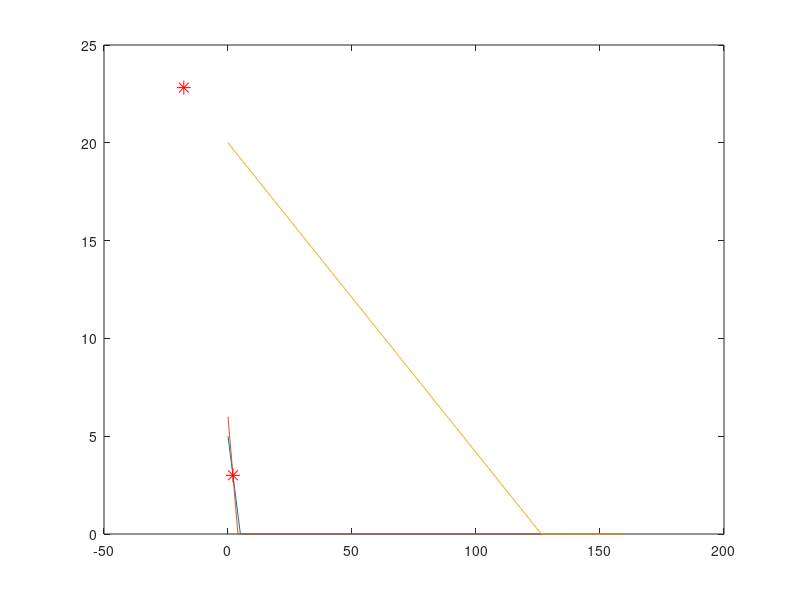

MATLAB code for this plot:
c1=@(x1,x2) x1+x2-5;
c2=@(x1,x2) 3*x1+2*x2-12;
c3=@(x1,x2) 0.475*x1+3*x2-60;
z=@(x1,x2) 6*x1+5*x2; % Objective function
A = [1 1; 3 2; 0.475 3];
B = [5;12;60]
 %PLOTTING GRAPH
X1=0:1:max(B)+100;
for i= 1:3
    X2=(B(i)-A(i,1).*X1)./A(i,2);
    X2=max(0,X2);
    plot(X1,X2)
    hold on
end
%FIND POINT OF INTERSECTION
sol=[];
for i=1:length(B)
A1=A(i,:);
B1=B(i,:);
for j=i+1:length(B)
    A2=A(j,:);
    B2=B(j,:);
    A3=[A1;A2];
    B3=[B1;B2];
    X=inv(A3)*B3;
    sol=[sol,X]
end
end
%FIND THE FEASIBLE REGION
FP=[];
Z=[];
for i=1:length(sol)
    PT1=sol(1,i); 
    PT2=sol(2,i); 
if (c1(PT1,PT2)<= 0  && c2(PT1,PT2)<= 0 && c3(PT1,PT2)<= 0)% && c4(PT1,PT2)<=0)
    FP =[FP sol(:,i)];
    plot(PT1,PT2,'*r',"markerSize",10);
      cost=z(PT1,PT2);
      Z=[Z cost];
end
end
FP=[];
Z=[];
[optimal_value,index]= max(Z);
output_variables = ["x1","x2", "optimalZ"];
final_ans  = [FP(:,index)' optimal_value];